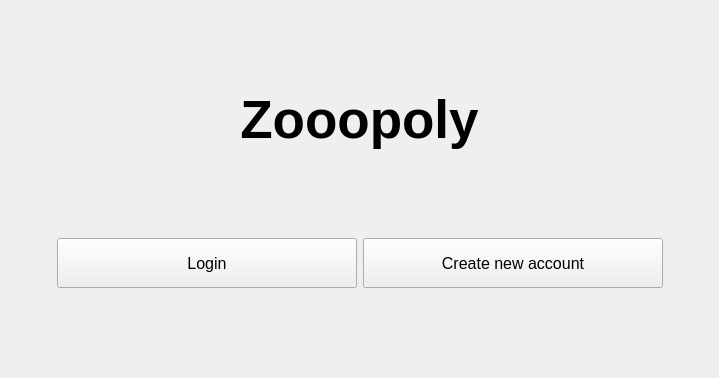
<?xml version="1.0" encoding="UTF-8"?>
<ui version="4.0">
 <class>MainWindow</class>
 <widget class="QMainWindow" name="MainWindow">
  <property name="geometry">
   <rect>
    <x>0</x>
    <y>0</y>
    <width>719</width>
    <height>378</height>
   </rect>
  </property>
  <property name="windowTitle">
   <string>Zooopoly</string>
  </property>
  <widget class="QWidget" name="centralwidget">
   <layout class="QVBoxLayout" name="verticalLayout">
    <item>
     <spacer name="verticalSpacer">
      <property name="orientation">
       <enum>Qt::Vertical</enum>
      </property>
      <property name="sizeHint" stdset="0">
       <size>
        <width>20</width>
        <height>40</height>
       </size>
      </property>
     </spacer>
    </item>
    <item>
     <widget class="QLabel" name="initialTitleLabel">
      <property name="font">
       <font>
        <pointsize>40</pointsize>
        <weight>75</weight>
        <bold>true</bold>
       </font>
      </property>
      <property name="text">
       <string>Zooopoly</string>
      </property>
      <property name="alignment">
       <set>Qt::AlignCenter</set>
      </property>
     </widget>
    </item>
    <item>
     <spacer name="verticalSpacer_2">
      <property name="orientation">
       <enum>Qt::Vertical</enum>
      </property>
      <property name="sizeHint" stdset="0">
       <size>
        <width>20</width>
        <height>40</height>
       </size>
      </property>
     </spacer>
    </item>
    <item>
     <layout class="QHBoxLayout" name="horizontalLayout">
      <item>
       <spacer name="horizontalSpacer">
        <property name="orientation">
         <enum>Qt::Horizontal</enum>
        </property>
        <property name="sizeHint" stdset="0">
         <size>
          <width>40</width>
          <height>20</height>
         </size>
        </property>
       </spacer>
      </item>
      <item>
       <widget class="QPushButton" name="openLoginButton">
        <property name="minimumSize">
         <size>
          <width>300</width>
          <height>50</height>
         </size>
        </property>
        <property name="font">
         <font>
          <pointsize>12</pointsize>
         </font>
        </property>
        <property name="text">
         <string>Login</string>
        </property>
       </widget>
      </item>
      <item>
       <widget class="QPushButton" name="openCreateAccountButton">
        <property name="minimumSize">
         <size>
          <width>300</width>
          <height>50</height>
         </size>
        </property>
        <property name="font">
         <font>
          <pointsize>12</pointsize>
         </font>
        </property>
        <property name="text">
         <string>Create new account</string>
        </property>
       </widget>
      </item>
      <item>
       <spacer name="horizontalSpacer_2">
        <property name="orientation">
         <enum>Qt::Horizontal</enum>
        </property>
        <property name="sizeHint" stdset="0">
         <size>
          <width>40</width>
          <height>20</height>
         </size>
        </property>
       </spacer>
      </item>
     </layout>
    </item>
    <item>
     <spacer name="verticalSpacer_3">
      <property name="orientation">
       <enum>Qt::Vertical</enum>
      </property>
      <property name="sizeHint" stdset="0">
       <size>
        <width>20</width>
        <height>40</height>
       </size>
      </property>
     </spacer>
    </item>
   </layout>
  </widget>
 </widget>
 <resources/>
 <connections/>
</ui>
